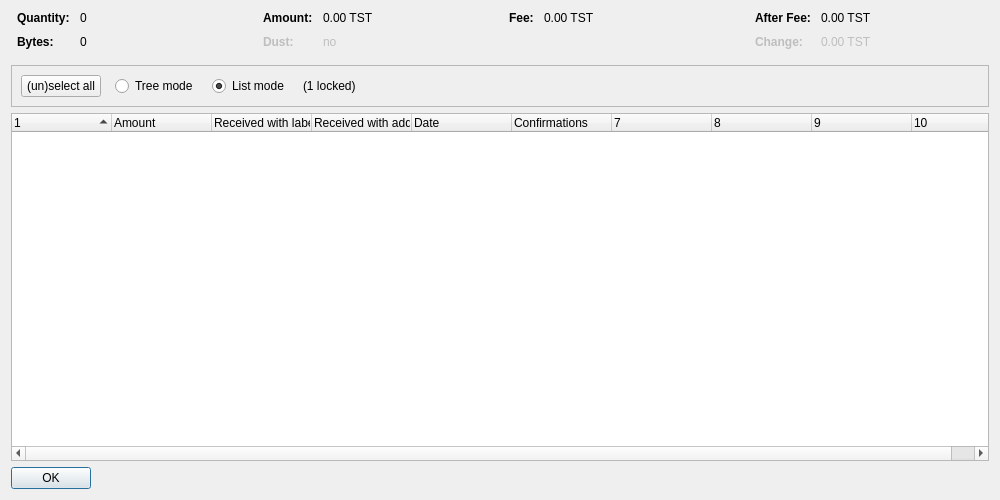
<?xml version="1.0" encoding="UTF-8"?>
<ui version="4.0">
 <class>CoinControlDialog</class>
 <widget class="QDialog" name="CoinControlDialog">
  <property name="geometry">
   <rect>
    <x>0</x>
    <y>0</y>
    <width>1000</width>
    <height>500</height>
   </rect>
  </property>
  <property name="windowTitle">
   <string>Coin Selection</string>
  </property>
  <layout class="QVBoxLayout" name="verticalLayout">
   <item>
    <layout class="QHBoxLayout" name="horizontalLayoutTop" stretch="0,0,0,0">
     <property name="topMargin">
      <number>0</number>
     </property>
     <property name="bottomMargin">
      <number>10</number>
     </property>
     <item>
      <layout class="QFormLayout" name="formLayoutCoinControl1">
       <property name="horizontalSpacing">
        <number>10</number>
       </property>
       <property name="verticalSpacing">
        <number>10</number>
       </property>
       <property name="leftMargin">
        <number>6</number>
       </property>
       <property name="rightMargin">
        <number>6</number>
       </property>
       <item row="0" column="0">
        <widget class="QLabel" name="labelCoinControlQuantityText">
         <property name="font">
          <font>
           <weight>75</weight>
           <bold>true</bold>
          </font>
         </property>
         <property name="text">
          <string>Quantity:</string>
         </property>
        </widget>
       </item>
       <item row="0" column="1">
        <widget class="QLabel" name="labelCoinControlQuantity">
         <property name="cursor">
          <cursorShape>IBeamCursor</cursorShape>
         </property>
         <property name="contextMenuPolicy">
          <enum>Qt::ActionsContextMenu</enum>
         </property>
         <property name="text">
          <string notr="true">0</string>
         </property>
         <property name="textInteractionFlags">
          <set>Qt::LinksAccessibleByMouse|Qt::TextSelectableByKeyboard|Qt::TextSelectableByMouse</set>
         </property>
        </widget>
       </item>
       <item row="1" column="0">
        <widget class="QLabel" name="labelCoinControlBytesText">
         <property name="font">
          <font>
           <weight>75</weight>
           <bold>true</bold>
          </font>
         </property>
         <property name="text">
          <string>Bytes:</string>
         </property>
        </widget>
       </item>
       <item row="1" column="1">
        <widget class="QLabel" name="labelCoinControlBytes">
         <property name="cursor">
          <cursorShape>IBeamCursor</cursorShape>
         </property>
         <property name="contextMenuPolicy">
          <enum>Qt::ActionsContextMenu</enum>
         </property>
         <property name="text">
          <string notr="true">0</string>
         </property>
         <property name="textInteractionFlags">
          <set>Qt::LinksAccessibleByMouse|Qt::TextSelectableByKeyboard|Qt::TextSelectableByMouse</set>
         </property>
        </widget>
       </item>
      </layout>
     </item>
     <item>
      <layout class="QFormLayout" name="formLayoutCoinControl2">
       <property name="horizontalSpacing">
        <number>10</number>
       </property>
       <property name="verticalSpacing">
        <number>10</number>
       </property>
       <property name="leftMargin">
        <number>6</number>
       </property>
       <property name="rightMargin">
        <number>6</number>
       </property>
       <item row="0" column="0">
        <widget class="QLabel" name="labelCoinControlAmountText">
         <property name="font">
          <font>
           <weight>75</weight>
           <bold>true</bold>
          </font>
         </property>
         <property name="text">
          <string>Amount:</string>
         </property>
        </widget>
       </item>
       <item row="0" column="1">
        <widget class="QLabel" name="labelCoinControlAmount">
         <property name="cursor">
          <cursorShape>IBeamCursor</cursorShape>
         </property>
         <property name="contextMenuPolicy">
          <enum>Qt::ActionsContextMenu</enum>
         </property>
         <property name="text">
          <string notr="true">0.00 TST</string>
         </property>
         <property name="textInteractionFlags">
          <set>Qt::LinksAccessibleByMouse|Qt::TextSelectableByKeyboard|Qt::TextSelectableByMouse</set>
         </property>
        </widget>
       </item>
       <item row="1" column="0">
        <widget class="QLabel" name="labelCoinControlLowOutputText">
         <property name="enabled">
          <bool>false</bool>
         </property>
         <property name="font">
          <font>
           <weight>75</weight>
           <bold>true</bold>
          </font>
         </property>
         <property name="text">
          <string>Dust:</string>
         </property>
        </widget>
       </item>
       <item row="1" column="1">
        <widget class="QLabel" name="labelCoinControlLowOutput">
         <property name="enabled">
          <bool>false</bool>
         </property>
         <property name="cursor">
          <cursorShape>IBeamCursor</cursorShape>
         </property>
         <property name="contextMenuPolicy">
          <enum>Qt::ActionsContextMenu</enum>
         </property>
         <property name="text">
          <string notr="true">no</string>
         </property>
         <property name="textInteractionFlags">
          <set>Qt::LinksAccessibleByMouse|Qt::TextSelectableByKeyboard|Qt::TextSelectableByMouse</set>
         </property>
        </widget>
       </item>
      </layout>
     </item>
     <item>
      <layout class="QFormLayout" name="formLayoutCoinControl3">
       <property name="horizontalSpacing">
        <number>10</number>
       </property>
       <property name="verticalSpacing">
        <number>10</number>
       </property>
       <property name="leftMargin">
        <number>6</number>
       </property>
       <property name="rightMargin">
        <number>6</number>
       </property>
       <item row="0" column="0">
        <widget class="QLabel" name="labelCoinControlFeeText">
         <property name="font">
          <font>
           <weight>75</weight>
           <bold>true</bold>
          </font>
         </property>
         <property name="text">
          <string>Fee:</string>
         </property>
        </widget>
       </item>
       <item row="0" column="1">
        <widget class="QLabel" name="labelCoinControlFee">
         <property name="cursor">
          <cursorShape>IBeamCursor</cursorShape>
         </property>
         <property name="contextMenuPolicy">
          <enum>Qt::ActionsContextMenu</enum>
         </property>
         <property name="text">
          <string notr="true">0.00 TST</string>
         </property>
         <property name="textInteractionFlags">
          <set>Qt::LinksAccessibleByMouse|Qt::TextSelectableByKeyboard|Qt::TextSelectableByMouse</set>
         </property>
        </widget>
       </item>
      </layout>
     </item>
     <item>
      <layout class="QFormLayout" name="formLayoutCoinControl4">
       <property name="horizontalSpacing">
        <number>10</number>
       </property>
       <property name="verticalSpacing">
        <number>10</number>
       </property>
       <property name="leftMargin">
        <number>6</number>
       </property>
       <property name="rightMargin">
        <number>6</number>
       </property>
       <item row="0" column="0">
        <widget class="QLabel" name="labelCoinControlAfterFeeText">
         <property name="font">
          <font>
           <weight>75</weight>
           <bold>true</bold>
          </font>
         </property>
         <property name="text">
          <string>After Fee:</string>
         </property>
        </widget>
       </item>
       <item row="0" column="1">
        <widget class="QLabel" name="labelCoinControlAfterFee">
         <property name="cursor">
          <cursorShape>IBeamCursor</cursorShape>
         </property>
         <property name="contextMenuPolicy">
          <enum>Qt::ActionsContextMenu</enum>
         </property>
         <property name="text">
          <string notr="true">0.00 TST</string>
         </property>
         <property name="textInteractionFlags">
          <set>Qt::LinksAccessibleByMouse|Qt::TextSelectableByKeyboard|Qt::TextSelectableByMouse</set>
         </property>
        </widget>
       </item>
       <item row="1" column="0">
        <widget class="QLabel" name="labelCoinControlChangeText">
         <property name="enabled">
          <bool>false</bool>
         </property>
         <property name="font">
          <font>
           <weight>75</weight>
           <bold>true</bold>
          </font>
         </property>
         <property name="text">
          <string>Change:</string>
         </property>
        </widget>
       </item>
       <item row="1" column="1">
        <widget class="QLabel" name="labelCoinControlChange">
         <property name="enabled">
          <bool>false</bool>
         </property>
         <property name="cursor">
          <cursorShape>IBeamCursor</cursorShape>
         </property>
         <property name="contextMenuPolicy">
          <enum>Qt::ActionsContextMenu</enum>
         </property>
         <property name="text">
          <string notr="true">0.00 TST</string>
         </property>
         <property name="textInteractionFlags">
          <set>Qt::LinksAccessibleByMouse|Qt::TextSelectableByKeyboard|Qt::TextSelectableByMouse</set>
         </property>
        </widget>
       </item>
      </layout>
     </item>
    </layout>
   </item>
   <item>
    <widget class="QFrame" name="frame">
     <property name="minimumSize">
      <size>
       <width>0</width>
       <height>40</height>
      </size>
     </property>
     <property name="frameShape">
      <enum>QFrame::StyledPanel</enum>
     </property>
     <property name="frameShadow">
      <enum>QFrame::Sunken</enum>
     </property>
     <layout class="QHBoxLayout" name="horizontalLayout">
      <item>
       <layout class="QHBoxLayout" name="horizontalLayoutPanel" stretch="0,0,0,0,0">
        <property name="spacing">
         <number>14</number>
        </property>
        <item>
         <widget class="QPushButton" name="pushButtonSelectAll">
          <property name="sizePolicy">
           <sizepolicy hsizetype="Maximum" vsizetype="Fixed">
            <horstretch>0</horstretch>
            <verstretch>0</verstretch>
           </sizepolicy>
          </property>
          <property name="text">
           <string>(un)select all</string>
          </property>
          <property name="autoDefault">
           <bool>false</bool>
          </property>
         </widget>
        </item>
        <item>
         <widget class="QRadioButton" name="radioTreeMode">
          <property name="sizePolicy">
           <sizepolicy hsizetype="Maximum" vsizetype="Fixed">
            <horstretch>0</horstretch>
            <verstretch>0</verstretch>
           </sizepolicy>
          </property>
          <property name="text">
           <string>Tree mode</string>
          </property>
         </widget>
        </item>
        <item>
         <widget class="QRadioButton" name="radioListMode">
          <property name="sizePolicy">
           <sizepolicy hsizetype="Maximum" vsizetype="Fixed">
            <horstretch>0</horstretch>
            <verstretch>0</verstretch>
           </sizepolicy>
          </property>
          <property name="text">
           <string>List mode</string>
          </property>
          <property name="checked">
           <bool>true</bool>
          </property>
         </widget>
        </item>
        <item>
         <widget class="QLabel" name="labelLocked">
          <property name="text">
           <string notr="true">(1 locked)</string>
          </property>
         </widget>
        </item>
        <item>
         <spacer name="horizontalSpacer">
          <property name="orientation">
           <enum>Qt::Horizontal</enum>
          </property>
          <property name="sizeHint" stdset="0">
           <size>
            <width>40</width>
            <height>20</height>
           </size>
          </property>
         </spacer>
        </item>
       </layout>
      </item>
     </layout>
    </widget>
   </item>
   <item>
    <widget class="CoinControlTreeWidget" name="treeWidget">
     <property name="contextMenuPolicy">
      <enum>Qt::CustomContextMenu</enum>
     </property>
     <property name="sortingEnabled">
      <bool>false</bool>
     </property>
     <property name="columnCount">
      <number>10</number>
     </property>
     <attribute name="headerShowSortIndicator" stdset="0">
      <bool>true</bool>
     </attribute>
     <attribute name="headerStretchLastSection">
      <bool>false</bool>
     </attribute>
     <column>
      <property name="text">
       <string/>
      </property>
     </column>
     <column>
      <property name="text">
       <string>Amount</string>
      </property>
     </column>
     <column>
      <property name="text">
       <string>Received with label</string>
      </property>
     </column>
     <column>
      <property name="text">
       <string>Received with address</string>
      </property>
     </column>
     <column>
      <property name="text">
       <string>Date</string>
      </property>
     </column>
     <column>
      <property name="text">
       <string>Confirmations</string>
      </property>
      <property name="toolTip">
       <string>Confirmed</string>
      </property>
     </column>
     <column>
      <property name="text">
       <string/>
      </property>
     </column>
     <column>
      <property name="text">
       <string/>
      </property>
     </column>
     <column>
      <property name="text">
       <string/>
      </property>
     </column>
     <column>
      <property name="text">
       <string/>
      </property>
     </column>
    </widget>
   </item>
   <item>
    <widget class="QDialogButtonBox" name="buttonBox">
     <property name="sizePolicy">
      <sizepolicy hsizetype="Maximum" vsizetype="Fixed">
       <horstretch>0</horstretch>
       <verstretch>0</verstretch>
      </sizepolicy>
     </property>
     <property name="orientation">
      <enum>Qt::Horizontal</enum>
     </property>
     <property name="standardButtons">
      <set>QDialogButtonBox::Ok</set>
     </property>
    </widget>
   </item>
  </layout>
 </widget>
 <customwidgets>
  <customwidget>
   <class>CoinControlTreeWidget</class>
   <extends>QTreeWidget</extends>
   <header>coincontroltreewidget.h</header>
  </customwidget>
 </customwidgets>
 <resources/>
 <connections/>
</ui>
